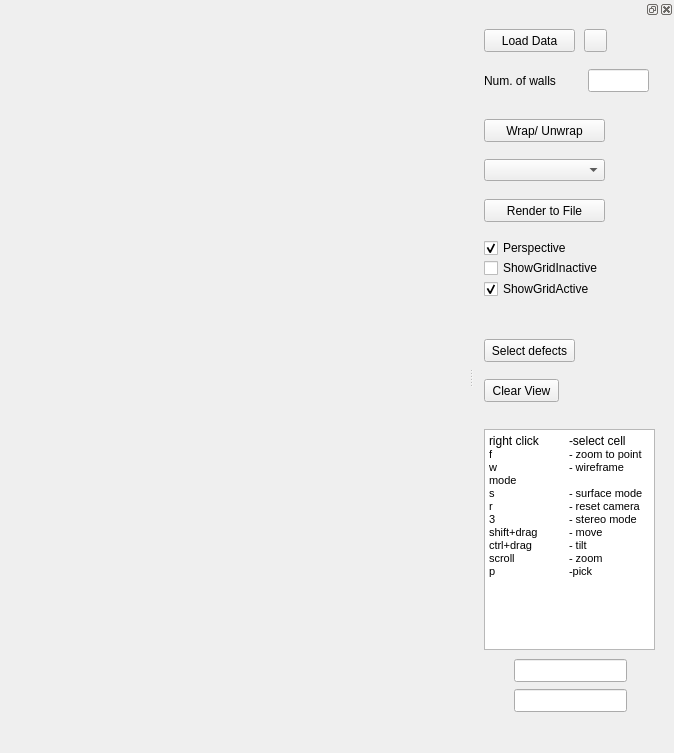
<?xml version="1.0" encoding="UTF-8"?>
<ui version="4.0">
 <class>Visualizer</class>
 <widget class="QMainWindow" name="Visualizer">
  <property name="geometry">
   <rect>
    <x>0</x>
    <y>0</y>
    <width>674</width>
    <height>753</height>
   </rect>
  </property>
  <property name="windowTitle">
   <string>Visualizer</string>
  </property>
  <widget class="QWidget" name="centralwidget">
   <layout class="QHBoxLayout" name="horizontalLayout">
    <property name="spacing">
     <number>0</number>
    </property>
    <property name="leftMargin">
     <number>0</number>
    </property>
    <property name="topMargin">
     <number>0</number>
    </property>
    <property name="rightMargin">
     <number>0</number>
    </property>
    <property name="bottomMargin">
     <number>0</number>
    </property>
    <item>
     <layout class="QGridLayout" name="gridLayout">
      <property name="sizeConstraint">
       <enum>QLayout::SetFixedSize</enum>
      </property>
      <property name="horizontalSpacing">
       <number>1</number>
      </property>
      <property name="verticalSpacing">
       <number>0</number>
      </property>
      <item row="0" column="0">
       <widget class="QVTKWidget" name="qvtkWidget" native="true"/>
      </item>
     </layout>
    </item>
   </layout>
  </widget>
  <widget class="QDockWidget" name="dockWidget">
   <property name="minimumSize">
    <size>
     <width>200</width>
     <height>36</height>
    </size>
   </property>
   <attribute name="dockWidgetArea">
    <number>2</number>
   </attribute>
   <widget class="QWidget" name="dockWidgetContents">
    <widget class="QPushButton" name="loadFileButton">
     <property name="geometry">
      <rect>
       <x>10</x>
       <y>10</y>
       <width>91</width>
       <height>23</height>
      </rect>
     </property>
     <property name="text">
      <string>Load Data</string>
     </property>
    </widget>
    <widget class="QPushButton" name="clearButton">
     <property name="geometry">
      <rect>
       <x>10</x>
       <y>360</y>
       <width>75</width>
       <height>23</height>
      </rect>
     </property>
     <property name="text">
      <string>Clear View</string>
     </property>
    </widget>
    <widget class="QPushButton" name="unwrapButton">
     <property name="geometry">
      <rect>
       <x>10</x>
       <y>100</y>
       <width>121</width>
       <height>23</height>
      </rect>
     </property>
     <property name="text">
      <string>Wrap/ Unwrap</string>
     </property>
    </widget>
    <widget class="QComboBox" name="colorComboBox">
     <property name="geometry">
      <rect>
       <x>10</x>
       <y>140</y>
       <width>121</width>
       <height>22</height>
      </rect>
     </property>
    </widget>
    <widget class="QTextBrowser" name="textBrowser">
     <property name="geometry">
      <rect>
       <x>10</x>
       <y>410</y>
       <width>171</width>
       <height>221</height>
      </rect>
     </property>
     <property name="html">
      <string>&lt;!DOCTYPE HTML PUBLIC &quot;-//W3C//DTD HTML 4.0//EN&quot; &quot;http://www.w3.org/TR/REC-html40/strict.dtd&quot;&gt;
&lt;html&gt;&lt;head&gt;&lt;meta name=&quot;qrichtext&quot; content=&quot;1&quot; /&gt;&lt;style type=&quot;text/css&quot;&gt;
p, li { white-space: pre-wrap; }
&lt;/style&gt;&lt;/head&gt;&lt;body style=&quot; font-family:'Sans Serif'; font-size:9pt; font-weight:400; font-style:normal;&quot;&gt;
&lt;p style=&quot; margin-top:0px; margin-bottom:0px; margin-left:0px; margin-right:0px; -qt-block-indent:0; text-indent:0px;&quot;&gt;right click 	-select cell&lt;/p&gt;
&lt;p style=&quot; margin-top:0px; margin-bottom:0px; margin-left:0px; margin-right:0px; -qt-block-indent:0; text-indent:0px;&quot;&gt;&lt;span style=&quot; font-size:8pt;&quot;&gt;f 	- zoom to point&lt;/span&gt;&lt;/p&gt;
&lt;p style=&quot; margin-top:0px; margin-bottom:0px; margin-left:0px; margin-right:0px; -qt-block-indent:0; text-indent:0px;&quot;&gt;&lt;span style=&quot; font-size:8pt;&quot;&gt;w	- wireframe mode&lt;/span&gt;&lt;/p&gt;
&lt;p style=&quot; margin-top:0px; margin-bottom:0px; margin-left:0px; margin-right:0px; -qt-block-indent:0; text-indent:0px;&quot;&gt;&lt;span style=&quot; font-size:8pt;&quot;&gt;s	- surface mode&lt;/span&gt;&lt;/p&gt;
&lt;p style=&quot; margin-top:0px; margin-bottom:0px; margin-left:0px; margin-right:0px; -qt-block-indent:0; text-indent:0px;&quot;&gt;&lt;span style=&quot; font-size:8pt;&quot;&gt;r	- reset camera&lt;/span&gt;&lt;/p&gt;
&lt;p style=&quot; margin-top:0px; margin-bottom:0px; margin-left:0px; margin-right:0px; -qt-block-indent:0; text-indent:0px;&quot;&gt;&lt;span style=&quot; font-size:8pt;&quot;&gt;3 	- stereo mode&lt;/span&gt;&lt;/p&gt;
&lt;p style=&quot; margin-top:0px; margin-bottom:0px; margin-left:0px; margin-right:0px; -qt-block-indent:0; text-indent:0px;&quot;&gt;&lt;span style=&quot; font-size:8pt;&quot;&gt;shift+drag    	- move&lt;/span&gt;&lt;/p&gt;
&lt;p style=&quot; margin-top:0px; margin-bottom:0px; margin-left:0px; margin-right:0px; -qt-block-indent:0; text-indent:0px;&quot;&gt;&lt;span style=&quot; font-size:8pt;&quot;&gt;ctrl+drag 	- tilt&lt;/span&gt;&lt;/p&gt;
&lt;p style=&quot; margin-top:0px; margin-bottom:0px; margin-left:0px; margin-right:0px; -qt-block-indent:0; text-indent:0px;&quot;&gt;&lt;span style=&quot; font-size:8pt;&quot;&gt;scroll 	- zoom&lt;/span&gt;&lt;/p&gt;
&lt;p style=&quot; margin-top:0px; margin-bottom:0px; margin-left:0px; margin-right:0px; -qt-block-indent:0; text-indent:0px;&quot;&gt;&lt;span style=&quot; font-size:8pt;&quot;&gt;p 	-pick&lt;/span&gt;&lt;/p&gt;
&lt;p style=&quot;-qt-paragraph-type:empty; margin-top:0px; margin-bottom:0px; margin-left:0px; margin-right:0px; -qt-block-indent:0; text-indent:0px; font-size:8pt;&quot;&gt;&lt;br /&gt;&lt;/p&gt;&lt;/body&gt;&lt;/html&gt;</string>
     </property>
    </widget>
    <widget class="QCheckBox" name="perspectiveCheckBox">
     <property name="geometry">
      <rect>
       <x>10</x>
       <y>220</y>
       <width>101</width>
       <height>18</height>
      </rect>
     </property>
     <property name="text">
      <string>Perspective</string>
     </property>
     <property name="checked">
      <bool>true</bool>
     </property>
    </widget>
    <widget class="QPushButton" name="selectButton">
     <property name="geometry">
      <rect>
       <x>10</x>
       <y>320</y>
       <width>91</width>
       <height>23</height>
      </rect>
     </property>
     <property name="text">
      <string>Select defects</string>
     </property>
    </widget>
    <widget class="QCheckBox" name="showGridInactiveCheckBox">
     <property name="geometry">
      <rect>
       <x>10</x>
       <y>240</y>
       <width>141</width>
       <height>18</height>
      </rect>
     </property>
     <property name="text">
      <string>ShowGridInactive</string>
     </property>
    </widget>
    <widget class="QCheckBox" name="showGridActiveCheckBox">
     <property name="geometry">
      <rect>
       <x>10</x>
       <y>260</y>
       <width>141</width>
       <height>20</height>
      </rect>
     </property>
     <property name="text">
      <string>ShowGridActive</string>
     </property>
     <property name="checked">
      <bool>true</bool>
     </property>
    </widget>
    <widget class="QPushButton" name="loadFileConfigButton">
     <property name="geometry">
      <rect>
       <x>110</x>
       <y>10</y>
       <width>23</width>
       <height>23</height>
      </rect>
     </property>
     <property name="text">
      <string/>
     </property>
    </widget>
    <widget class="QPushButton" name="renderToFileButton">
     <property name="geometry">
      <rect>
       <x>10</x>
       <y>180</y>
       <width>121</width>
       <height>23</height>
      </rect>
     </property>
     <property name="text">
      <string>Render to File</string>
     </property>
    </widget>
    <widget class="QLineEdit" name="numWallsText">
     <property name="geometry">
      <rect>
       <x>114</x>
       <y>50</y>
       <width>61</width>
       <height>23</height>
      </rect>
     </property>
    </widget>
    <widget class="QLabel" name="label">
     <property name="geometry">
      <rect>
       <x>10</x>
       <y>50</y>
       <width>98</width>
       <height>23</height>
      </rect>
     </property>
     <property name="text">
      <string>Num. of walls</string>
     </property>
    </widget>
    <widget class="QLineEdit" name="aboveThreshText">
     <property name="geometry">
      <rect>
       <x>40</x>
       <y>640</y>
       <width>113</width>
       <height>23</height>
      </rect>
     </property>
    </widget>
    <widget class="QLineEdit" name="belowThreshText">
     <property name="geometry">
      <rect>
       <x>40</x>
       <y>670</y>
       <width>113</width>
       <height>23</height>
      </rect>
     </property>
    </widget>
   </widget>
  </widget>
  <action name="actionOpenFile">
   <property name="enabled">
    <bool>true</bool>
   </property>
   <property name="text">
    <string>Open File...</string>
   </property>
  </action>
  <action name="actionExit">
   <property name="text">
    <string>Exit</string>
   </property>
  </action>
  <action name="actionPrint">
   <property name="text">
    <string>Print</string>
   </property>
  </action>
  <action name="actionHelp">
   <property name="text">
    <string>Help</string>
   </property>
  </action>
  <action name="actionSave">
   <property name="text">
    <string>Save</string>
   </property>
  </action>
 </widget>
 <customwidgets>
  <customwidget>
   <class>QVTKWidget</class>
   <extends>QWidget</extends>
   <header>QVTKWidget.h</header>
  </customwidget>
 </customwidgets>
 <resources/>
 <connections/>
</ui>
